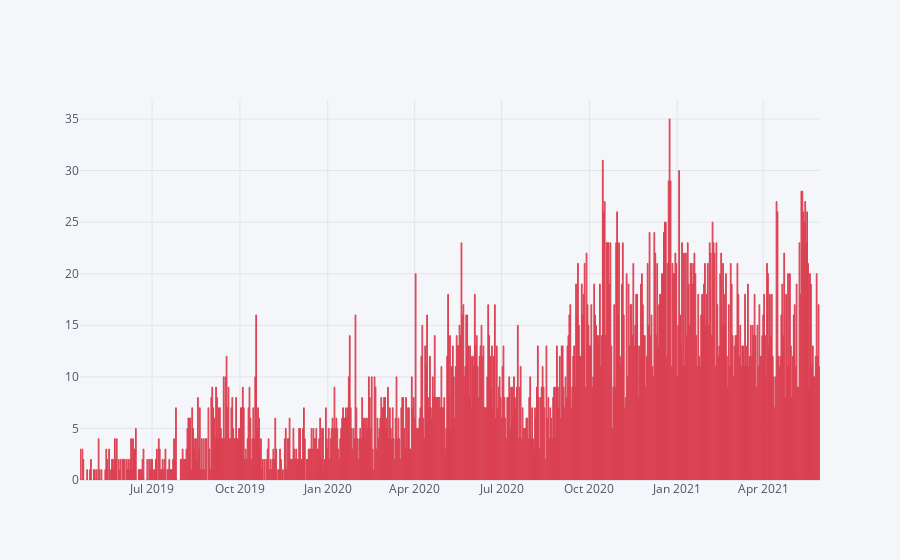

The cell this chart's notebook holds for it:
### Code cell
D=Pre_Process().Check_date(QA)
print('VAR',D.var())
import chart_studio.plotly.plotly as py
import cufflinks as cf
cf.go_offline(connected=True)
D.iplot(kind='bar',colors='Red')

### Figure 1 — Plotly figure (JSON) as saved in the notebook; plotly's stock layout.template omitted (floating-point values rounded to 4 significant figures; data arrays with more than 128 entries replaced by an {"elided": "..."} marker saying what was removed)
{"data": [{"marker": {"color": "rgba(219, 64, 82, 0.6)", "line": {"color": "rgba(219, 64, 82, 1.0)", "width": 1}}, "name": "본문", "orientation": "v", "text": "", "type": "bar", "x": {"elided": "736 str values"}, "y": {"elided": "736 int values"}}], "layout": {"legend": {"bgcolor": "#F5F6F9", "font": {"color": "#4D5663"}}, "paper_bgcolor": "#F5F6F9", "plot_bgcolor": "#F5F6F9", "title": {"font": {"color": "#4D5663"}}, "xaxis": {"gridcolor": "#E1E5ED", "showgrid": true, "tickfont": {"color": "#4D5663"}, "title": {"font": {"color": "#4D5663"}, "text": ""}, "zerolinecolor": "#E1E5ED"}, "yaxis": {"gridcolor": "#E1E5ED", "showgrid": true, "tickfont": {"color": "#4D5663"}, "title": {"font": {"color": "#4D5663"}, "text": ""}, "zerolinecolor": "#E1E5ED"}}}
